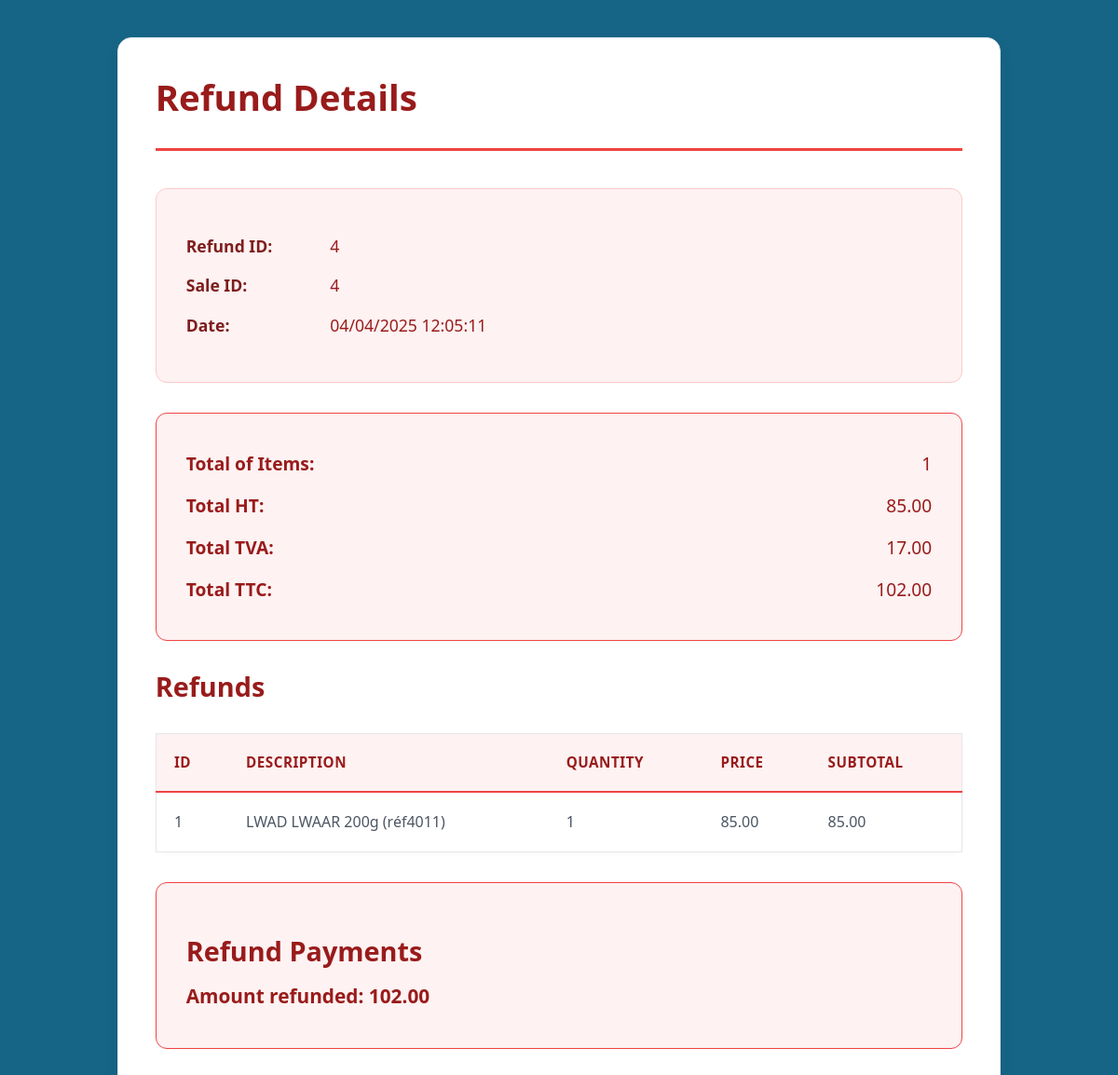
The page /sale/refund/details/4 on the database its author committed.
### sale/models.py (models this page shows, shortened)
class Commun(models.Model):
    user = models.ForeignKey(User, on_delete=models.DO_NOTHING)
    date = models.DateTimeField(auto_now=True)
    @property
    def get_TTC(self):
        return round(self.get_HT * Decimal(1.20), 2)
    @property
    def get_TVA(self):
        tva = self.get_HT * Decimal(0.2)
        return round(tva, 2)
    class Meta:
        abstract = True

class Refund(Commun):
    CAT_CHOICES = [
        ('ERROR','ERROR'),
        ('DEFECTIVE','DEFECTIVE')
    ]
    sale = models.OneToOneField(Sale, on_delete=models.DO_NOTHING,blank=True,primary_key=True)  # key Qualifie association
    so_id = models.IntegerField(verbose_name='sale_id')
    reason = models.CharField(max_length=10,choices=CAT_CHOICES)
    @property
    def get_HT(self):
        return sum(order.get_subtotal for order in self.refund_line_set.all())
    @property
    def total_of_items(self):
        return self.refund_line_set.count()

class Sale(Commun):
    @property
    def get_HT(self):
        """Calculate the total price without tax for all order lines."""
        return sum(order.get_subtotal for order in self.order_line_set.all())

class LineItem(models.Model):
    item = models.ForeignKey(Stock, on_delete=models.PROTECT)
    description = models.CharField(max_length=30)
    quantity = models.PositiveIntegerField()  # Ensure only positive quantities
    price = models.DecimalField(max_digits=10, decimal_places=2)
    @property
    def get_subtotal(self):
        return Decimal(self.quantity) * Decimal(self.price)
    class Meta:
        abstract = True

class Refund_Line(LineItem):
    refund = models.ForeignKey(Refund, on_delete=models.DO_NOTHING)

### stock/models.py (models this page shows, shortened)
class Stock(models.Model):
    item = models.OneToOneField(Item, on_delete=models.DO_NOTHING, related_name='stock',primary_key=True)
    current_quantity = models.PositiveIntegerField(default=0)
    unit_by_carton = models.PositiveIntegerField(default=1)
    cost_price = models.DecimalField(max_digits=10, decimal_places=2, default=0.00)
    threshold_amount= models.PositiveIntegerField(default=0)
    reorder_point = models.PositiveIntegerField(default=0) #ADD This
    lead_time = models.IntegerField(default=7, help_text="Lead time in days")  # Add the lead_time field
    @property
    def get_current_qte(self):
        return self.current_quantity
    @property
    def qte_by_carton(self):
        return self.unit_by_carton

### sale/views.py (the view)
# urls.py: path('refund/details/<int:pk>', views.RefundDetails, name='refund-detail'),
def RefundDetails(request,pk):
    refund = get_object_or_404(Refund, pk=pk)
    sale = refund.sale
    context={
        'refund':refund,
        'sale': sale,
    }
    return render(request, 'sale/refund_detail.html',context)

### stock/context_processors.py (called while the page is built)
def stock_alerts(request):
    alerts = []
    items = StockAlert.objects.all()
    for item in items:
        if item.item.get_current_qte < item.threshold:
            alerts.append(item)
    return {
        'stock_alerts': alerts  # Make stock_alerts available in templates
    }

### sale/templates/sale/refund_detail.html (shortened to what this page needs)
{% extends 'sale/base.html' %}
{% block content %}
{% load static %}
{% load crispy_forms_tags %}
<div class="refund-detail-container">
    <div class="refund-header">
        <h3>Refund Details</h3>
    </div>
    <div class="refund-info">
        <p><strong>Refund ID:</strong> {{ refund.pk }}</p>
        <p><strong>Sale ID:</strong> {{sale.pk}}</p>
        <p><strong>Date:</strong> {{ refund.date|date:"d/m/Y H:i:s" }}</p>
    </div>
    <div class="totals-section">
        <p><strong>Total of Items:</strong> <span>{{ refund.total_of_items }}</span></p>
        <p><strong>Total HT:</strong> <span>{{ refund.get_HT }}</span></p>
        <p><strong>Total TVA:</strong> <span>{{ refund.get_TVA }}</span></p>
        <p><strong>Total TTC:</strong> <span>{{ refund.get_TTC }}</span></p>
    </div>
    <h2>Refunds</h2>
    <table class="table">
        <thead>
            <tr>
                <th>ID</th>
                <th>Description</th>
                <th>Quantity</th>
                <th>Price</th>
                <th>Subtotal</th>
            </tr>
        </thead>
        <tbody>
            {% for redund in refund.refund_line_set.all %}
            <tr>
                <td>{{ redund.item.pk }}</td>
                <td>{{ redund.description }}</td>
                <td>{{ redund.quantity }}</td>
                <td>{{ redund.price }}</td>
                <td>{{ redund.get_subtotal }}</td>
            </tr>
            {% empty %}
            <tr>
                <td colspan="5">No orders found.</td>
            </tr>
            {% endfor %}
        </tbody>
    </table>
    <div class="refund-payments">
        <h2>Refund Payments</h2>
        <p><strong>Amount refunded:</strong> {{refund.get_TTC}}</p>
    </div>
</div>
{% endblock %}

### static/css/style.css (style rules this page uses)
body { background-color: rgb(22, 101, 134); }

### sale/templates/sale/refund_detail.html (style rules this page uses)
.refund-detail-container { padding: 2.5rem; background-color: #ffffff; border-radius: 15px; box-shadow: 0 8px 16px rgba(0, 0, 0, 0.08); margin: 2.5rem auto; max-width: 85%; border: 1px solid #e1e8ed; }
.refund-header { border-bottom: 3px solid #ef4444; margin-bottom: 2.5rem; padding-bottom: 1.5rem; }
.refund-header h3 { color: #991b1b; font-size: 2.4em; font-weight: 700; margin-bottom: 0.5rem; }
.refund-info { background-color: #fef2f2; border-radius: 12px; padding: 2rem; margin-bottom: 2rem; border: 1px solid #fecaca; }
.refund-info p { margin: 1rem 0; font-size: 1.1em; color: #991b1b; }
.refund-info strong { min-width: 150px; display: inline-block; color: #7f1d1d; }
.totals-section { background-color: #fef2f2; border-radius: 12px; padding: 1.5rem 2rem; margin: 2rem 0; border: 1px solid #ef4444; }
.totals-section p { margin: 1rem 0; font-size: 1.2em; color: #991b1b; display: flex; justify-content: space-between; align-items: center; }
.table { background-color: #ffffff; border-radius: 12px; margin-top: 2rem; border: 1px solid #e5e7eb; width: 100%; box-shadow: 0 2px 4px rgba(0, 0, 0, 0.03); }
.table thead th { background-color: #fef2f2; border-bottom: 2px solid #ef4444; padding: 1.2rem; font-weight: 600; color: #991b1b; text-transform: uppercase; font-size: 0.95em; letter-spacing: 0.5px; }
.table tbody td { padding: 1.2rem; border-bottom: 1px solid #e5e7eb; color: #4b5563; }
h2 { color: #991b1b; font-size: 1.8em; font-weight: 600; margin: 2rem 0 1rem; }
.refund-payments { background-color: #fef2f2; border-radius: 12px; padding: 1.5rem 2rem; margin: 2rem 0; border: 1px solid #ef4444; }
.refund-payments p { font-size: 1.3em; color: #991b1b; font-weight: 600; }

### rows shown on the page
Refund: pk "4", date "04/04/2025 12:05:11", total_of_items "1", get_HT "85.00", get_TVA "17.00", get_TTC "102.00"
Sale: pk "4"
Refund_Line: item.pk "1", description "LWAD LWAAR 200g (réf4011)", quantity "1", price "85.00", get_subtotal "85.00"
